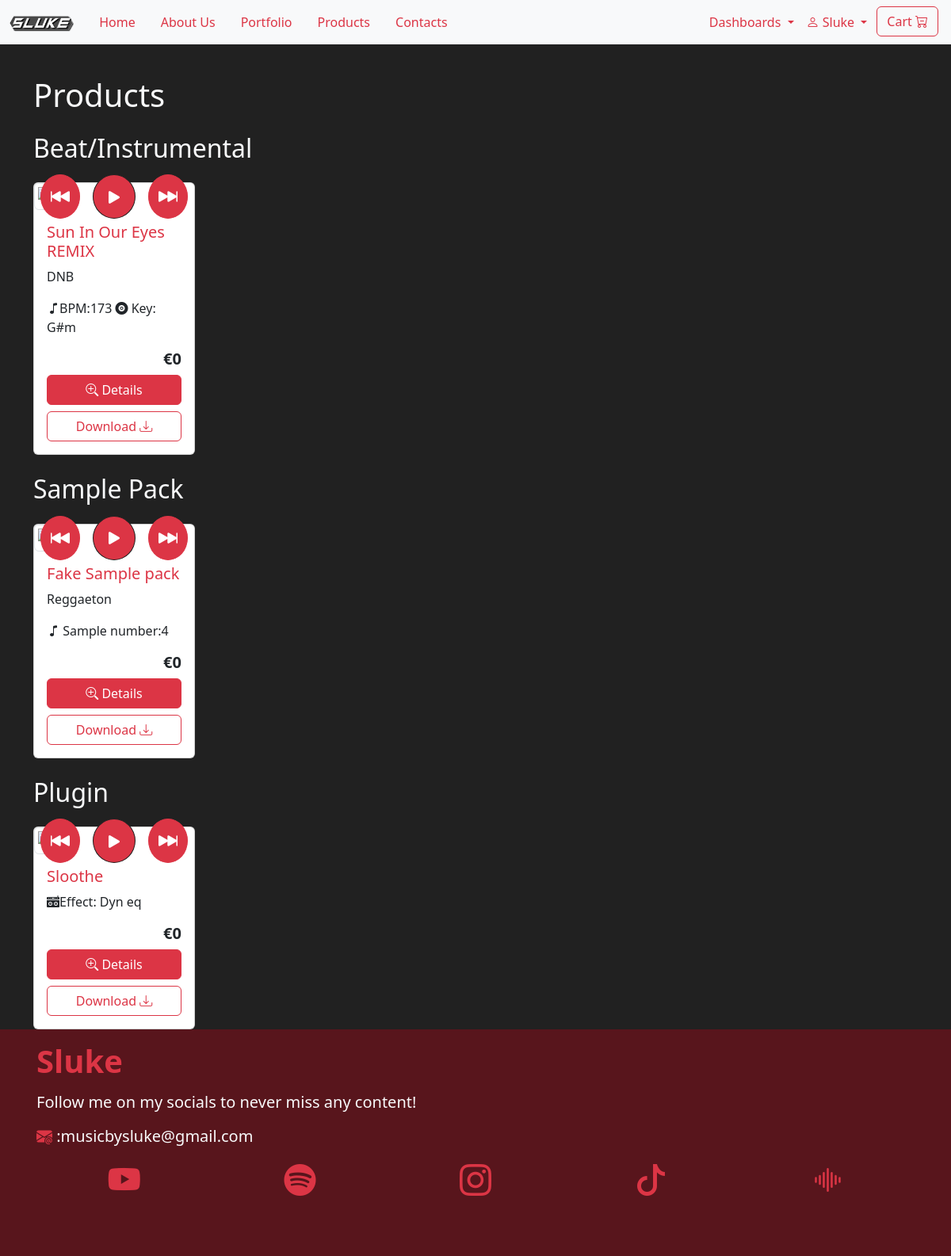
Page /FRONTEND/fdl.php (signed in) on the committed database.
### tables this page shows
CREATE TABLE `type` (
  `id` int(11) NOT NULL,
  `name` varchar(20) NOT NULL,
  `descr` text NOT NULL
);

CREATE TABLE `product` (
  `id` varchar(10) NOT NULL,
  `title` varchar(50) NOT NULL,
  `type_id` int(11) NOT NULL,
  `descr` text NOT NULL,
  `bpm` int(11) DEFAULT NULL,
  `tonality` varchar(3) DEFAULT NULL,
  `genre` varchar(20) DEFAULT NULL,
  `num_sample` int(11) DEFAULT NULL,
  `num_tracks` int(11) DEFAULT NULL,
  `audiopath` varchar(255) DEFAULT NULL,
  `productpath` varchar(255) NOT NULL,
  `active` tinyint(1) NOT NULL DEFAULT 0
);

### COMMON/utility.php (the view, shortened to what this page needs)
<?php
function spawnProd3($row, $type, $conn)
{
    echo '<div class="col">
    <div class="card h-130 h-lg-150">
                    <div class="thumbnail position-relative">
                            <div class="position-absolute top-50 start-50 translate-middle d-flex gap-3">
                            <button type="button" onclick="rewind' . $row['id'] . '()" class="btn btn-primary border-primary rounded-circle ">
                                <i class="bi bi-skip-backward-fill fs-4"></i>
                            </button>
                            <button type="button" id="' . $row['id'] . 'playButton" onclick="play' . $row['id'] . '()" class="btn btn-primary border-dark rounded-circle ">
                                <i class="bi bi-play-fill fs-3" id="' . $row['id'] . 'playIcon"></i>
                            </button>
                            <button type="button" onclick="forward' . $row['id'] . '()" class="btn btn-primary border-primary rounded-circle ">
                                <i class="bi bi-skip-forward-fill fs-4"></i>
                            </button>
                        </div>
                    </div>
                        function play' . $row['id'] . '() {
                            const audio = document.getElementById("' . $row['id'] . 'audioPlayer");
                            const playButton = document.getElementById("' . $row['id'] . 'playButton");
                            const playIcon = document.getElementById("' . $row['id'] . 'playIcon");
                        function forward' . $row['id'] . '() {
                            const audio = document.getElementById("' . $row['id'] . 'audioPlayer");
                        function rewind' . $row['id'] . '() {
                            const audio = document.getElementById("' . $row['id'] .
        'audioPlayer");
                    <div class="card-body">
                        <h5 class="text-primary card-title ">' . $row['title'] . '</h5>';
    switch (true) {
        case $type == 1:
            echo ' <p class="card-text fw-light fs-6">' . $row['genre'] . '</p>
                    <p class="card-text fw-light fs-6"><i class="bi bi-music-note"></i>BPM:' . $row['bpm'] . '  <i class="bi bi-vinyl-fill"></i> Key: ' . $row['tonality'] . '</p>
            ';
            break;
        case $type == 2 || $type == 3:
            echo ' <p class="card-text fw-light fs-6">' . $row['genre'] . '</p>
                    <p class="card-text fw-light fs-6"><i class="bi bi-music-note"></i> Sample number:' . $row['num_sample'] . '</p>
            ';
            break;
        case $type == 4:
            echo ' <p class="card-text fw-light fs-6"><i class="bi bi-boombox-fill"></i>' . $row['genre'] . '</p>
            ';
            break;
    }
    echo '              <audio id="' . $row['id'] . 'audioPlayer" class="w-100">
                            <source src="' . $row['audiopath'] . '" type="audio/mpeg">
                        </audio>
                        <h5 class="fw-bold text-end">€' . $row['price'] . '</h5>
                        <div class="d-grid">
                            <button type="button" class="btn btn-primary mb-2" data-bs-toggle="modal" data-bs-target="#' . $row['id'] . 'details">
                            <i class="bi bi-zoom-in"></i> Details</button>
                            <a type="button" download href="' . $row['productpath'] . '" class="btn btn-outline-primary">Download <i class="bi bi-download"></i></a>
                        </div>
                        <div class="modal fade" id="' . $row['id'] . 'details" data-bs-backdrop="static" data-bs-keyboard="false" tabindex="-1" aria-labelledby="staticBackdropLabel" aria-hidden="true">
                        <div class="modal-dialog modal-dialog-centered modal-lg ">
                            <div class="modal-content">
                                <h1 class="modal-title fs-5" id="staticBackdropLabel">#' . $row['id'] . '</h1>
                            <div class="modal-body" id="modaldetails">
                                    <h4 class="text-light mb-3">' . $row['title'] . '</h4>
                                        <button type="button" onclick="rewindModal' . $row['id'] . '()" class="btn btn-primary border-primary rounded-circle ">
                                        </button>
                                        <button type="button" id="' . $row['id'] . 'playButtonModal" onclick="playModal' . $row['id'] . '()" class="btn btn-primary border-dark rounded-circle ">
                                            <i class="bi bi-play-fill fs-3" id="' . $row['id'] . 'playIconModal"></i>
                                        </button>
                                        <button type="button" onclick="forwardModal' . $row['id'] . '()" class="btn btn-primary border-primary rounded-circle ">
                                        </button>
                                    <input type="range" id="' . $row['id'] . 'timelineModal" class="form-range" value="0" min="0" step="0.1">
                                        const audioModal' . $row['id'] . ' = document.getElementById("' . $row['id'] . 'audioPlayer");
                                        const playButtonModal' . $row['id'] . ' = document.getElementById("' . $row['id'] . 'playButtonModal");
                                        const playIconModal' . $row['id'] . ' = document.getElementById("' . $row['id'] . 'playIconModal");
                                        const timelineModal' . $row['id'] . ' = document.getElementById("' . $row['id'] . 'timelineModal");
                                        function playModal' . $row['id'] . '() {
                                            if (audioModal' . $row['id'] . '.paused) {
                                                audioModal' . $row['id'] . '.play();
                                                playIconModal' . $row['id'] . '.classList.replace("bi-play-fill", "bi-pause-fill");
                                                audioModal' . $row['id'] . '.pause();
                                                playIconModal' . $row['id'] . '.classList.replace("bi-pause-fill", "bi-play-fill");
                                        function forwardModal' . $row['id'] . '() {
                                            audioModal' . $row['id'] . '.currentTime += 10;
                                        function rewindModal' . $row['id'] . '() {
                                            audioModal' . $row['id'] . '.currentTime -= 10;
                                        audioModal' . $row['id'] . '.addEventListener("timeupdate", () => {
                                            timelineModal' . $row['id'] . '.value = audioModal' . $row['id'] . '.currentTime;
                                        audioModal' . $row['id'] . '.addEventListener("loadedmetadata", () => {
                                            timelineModal' . $row['id'] . '.max = audioModal' . $row['id'] . '.duration;
                                        timelineModal' . $row['id'] . '.addEventListener("input", () => {
                                            audioModal' . $row['id'] . '.currentTime = timelineModal' . $row['id'] . '.value;
                                <div class="mb-3">
                                    <div class="row gy-3">
                                     <div class="col-md-6">
                                        <div class="input-group mb-3">
                                            <select id="type_' . $row['id'] . '" class="form-select" disabled id="typeselect">';
    echo '                   </select>
                                    </div>
                                </div>
                                <div class="col-md-6">
                                    <div class="input-group">
                                        <span class="input-group-text">';
    echo '</span>
                                        <input class="form-control" id="genre_' . $row['id'] . '" type="text" disabled value="' . $row['genre'] . '"  aria-label="genre">
                                        </div>
                                        </div>
                                    </div>
                                </div>
                                <div class="mb-3">
                                    <label for="descr" class="form-label">Description</label>
                                    <textarea class="form-control" style="resize:none" disabled id="descr_' . $row['id'] . '" rows="3">' . $row['descr'] . '</textarea>
                                </div>';
    echo '
                                        <div class="text-end ">
                                            <h2 class="tracking-widest"> € ' . $row['price'] . '</h2>
                                        </div>
                            <div class="modal-footer">
                                    <a type="button"  download href="' . $row['productpath'] . '"  class="btn btn-outline-primary">Download <i class="bi bi-download"></i></a>
                            </div>
                        </div>
                    </div>
                </div>
            </div>
        </div>
    </div>
</div>';
}

### FRONTEND/fdl.php (shortened to what this page needs)
<?php
include '../COMMON/utility.php';
if (!isset($_SESSION['username'])) {
    $_SESSION['redirect_to'] = $_SERVER['REQUEST_URI'];
    header("Location: ./login.php");
    exit();
} else {
    $conn = dbConnect();
}
?>
<!DOCTYPE html>
<html>
<head>
    <link rel="stylesheet" href="https://cdn.jsdelivr.net/npm/bootstrap-icons@1.11.3/font/bootstrap-icons.min.css">
    <link href="https://cdn.jsdelivr.net/npm/bootstrap@5.3.3/dist/css/bootstrap.min.css" rel="stylesheet">
    <link rel="stylesheet" href="../CSS/style.css">
    <link rel="stylesheet" href="../CSS/extra.css">
</head>
<body class="bg-dark text-light  mt-5 pt-5">
    <nav id="navbar" class="navbar navbar-expand-lg navbar-primary bg-light fixed-top">
        <div class="container-fluid justify-content-center">
            <a class="navbar-brand" href="../index.php#home">
                <img src="../IMG/LOGO_NEW-crop.png" alt="" height="20">
            </a>
            <div class="collapse navbar-collapse col-lg-10" id="navbarSupportedContent">
                <ul class="nav nav-pills text-center me-auto flex-column flex-lg-row">
                    <li class="nav-item mt-2 mt-md-0">
                        <a class="nav-link text-primary" aria-current="page" href="../index.php#home">Home</a>
                    </li>
                    <li class="nav-item">
                        <a class="nav-link text-primary" href="../index.php#aboutus">About Us</a>
                    </li>
                    <li class="nav-item">
                        <a class="nav-link text-primary" href="../index.php#portfolio">Portfolio</a>
                    </li>
                    <li class="nav-item">
                        <a class="nav-link  text-primary" href="./products.php">Products</a>
                    </li>
                    <li class="nav-item">
                        <a class="nav-link text-primary" href="#social">Contacts</a>
                    </li>
                </ul>
                <ul class="navbar-nav ms-auto text-center">
                    <?php
                    switch (true) {
                        case isset($_SESSION['admin']):
                            echo '
                            <li class="nav-item dropdown">
                            <a class="nav-link dropdown-toggle text-primary" href="" role="button" data-bs-toggle="dropdown" aria-expanded="false">
                                Dashboards
                            </a>
                            <ul class="dropdown-menu">
                                <li class="nav-item ms-2 mb-2"> <a class="nav-link text-primary" href="./productdashboard.php"> Product Dashboard
                                </a>
                            </li>
                                <li class="nav-item ms-2"> <a class="nav-link text-primary" href="./admindashboard.php"> Admin Dashboard
                                </a>
                            </li>
                            </ul>
                            </li>
                            ';
                        case isset($_SESSION['username']):
                            echo '<li class="nav-item dropdown"> <a class="nav-link dropdown-toggle text-primary" href="" role="button" data-bs-toggle="dropdown" aria-expanded="false"><i class="bi bi-person"></i>
                            ' . $_SESSION['username'] . '
                                        </a>
                                         <ul class="dropdown-menu">
                                    </li>
                                    <li class="nav-item ms-2 mb-2"><a class="nav-link text-secondary" href="">Free Downloads!</a>
                                    </li>
                                    </li>
                                    <li class="nav-item ms-2 mb-2"><a class="nav-link text-primary" href="./orders.php">Your orders</a>
                                    </li>
                                    <li class="nav-item ms-2"><a class="nav-link text-primary" href="../BACKEND/logout.php">Log out</a>
                                    </li>
                                    </ul>
                                    </li>
                                    <li class="nav-item mt-2 mt-md-0">
                                        <button class="btn btn-outline-primary mx-1 d-none d-md-block" type="button" data-bs-toggle="offcanvas" data-bs-target="#cart" aria-controls="offcanvasScrolling">Cart <i class="bi bi-cart-dash"></i></button>
                                    </li>
                                    </ul>
                                </div>
                                <button class="btn btn-outline-primary mx-3 d-md-none" type="button" data-bs-toggle="offcanvas" data-bs-target="#cart" aria-controls="offcanvasScrolling">Cart <i class="bi bi-cart-dash"></i></button>
                                    ';
                            break;
                    }
                    ?>
    </nav>
    <div class="container">
        <h1 class="">Products</h1>
        <?php
        $stmt1 = $conn->prepare('SELECT * FROM type');
        if ($stmt1->execute()) {
            $result1 = $stmt1->get_result();
            if ($result1->num_rows > 0) {
                while ($row1 = $result1->fetch_array(MYSQLI_ASSOC)) {
                    $stmt2 = $conn->prepare('SELECT product.*, list_prices.price, list_prices.date, list_prices.list_id FROM product JOIN type ON product.type_id = type.id JOIN list_prices ON product.id = list_prices.prod_id WHERE list_prices.price = 0 AND type.name = \'' . $row1['name'] . '\' AND list_prices.date = (
    SELECT MAX(date)
    FROM list_prices
    WHERE list_prices.prod_id = product.id
);');
                    if ($stmt2->execute()) {
                        $result2 = $stmt2->get_result();
                        if ($result2->num_rows > 0) {
                            echo ' <h2 class="my-4">' . $row1['name'] . '</h2>
                        <div class="row row-cols-1 row-cols-sm-2 row-cols-md-3 row-cols-lg-4 row-cols-xl-5  g-4">';
                            while ($row2 = $result2->fetch_array(MYSQLI_ASSOC)) {
                                spawnProd3($row2, $row1['id'], $conn);
                            }
                            echo ' </div>';
                        }
                    }
                }
            } else {
                echo "No content!!";
                return false;
            }
        } else {
            echo "Error in the connection phase";
            return false;
        }
        ?>
    </div>
    <?php include '../COMMON/footer.php'; ?>
</body>
</html>

### rows in the picture
type: name "Beat/Instrumental"
product: title "Sun In Our Eyes REMIX", genre "DNB", bpm "173", tonality "G#m", price "0"
type: name "Sample Pack"
product: title "Fake Sample pack", genre "Reggaeton", num_sample "4", price "0"
type: name "Plugin"
product: title "Sloothe", genre "Effect: Dyn eq", price "0"

### other values in the picture
$_SESSION['username'] "Sluke"
